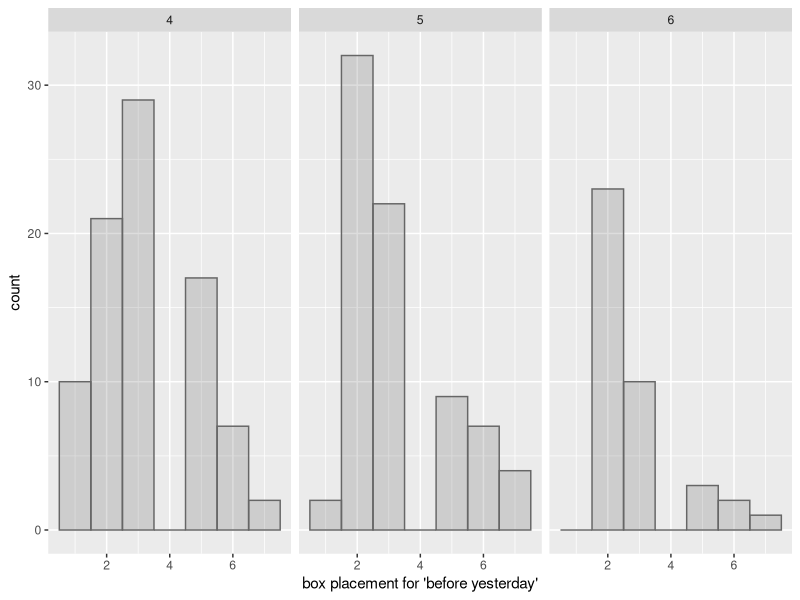
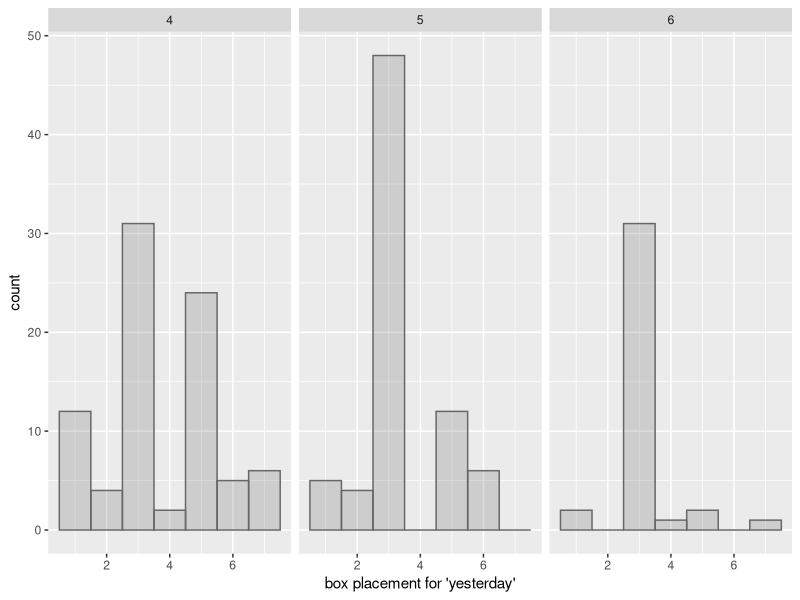
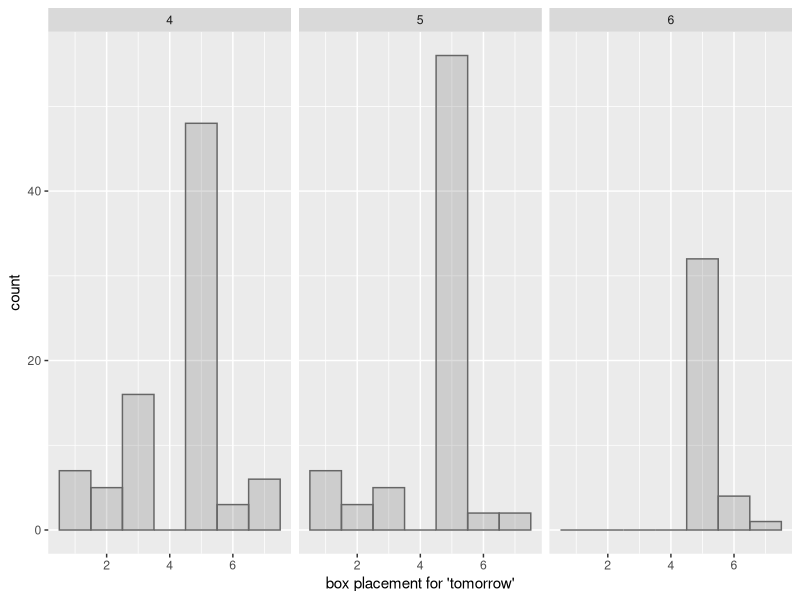
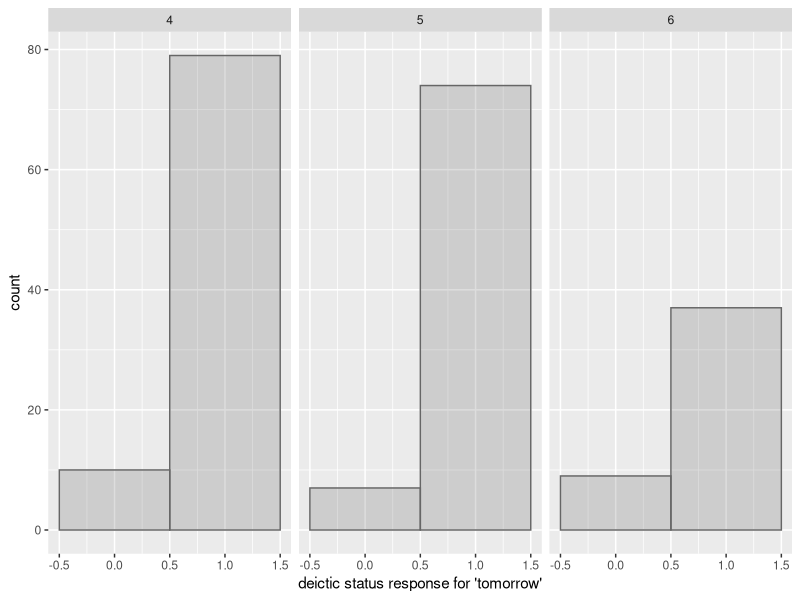
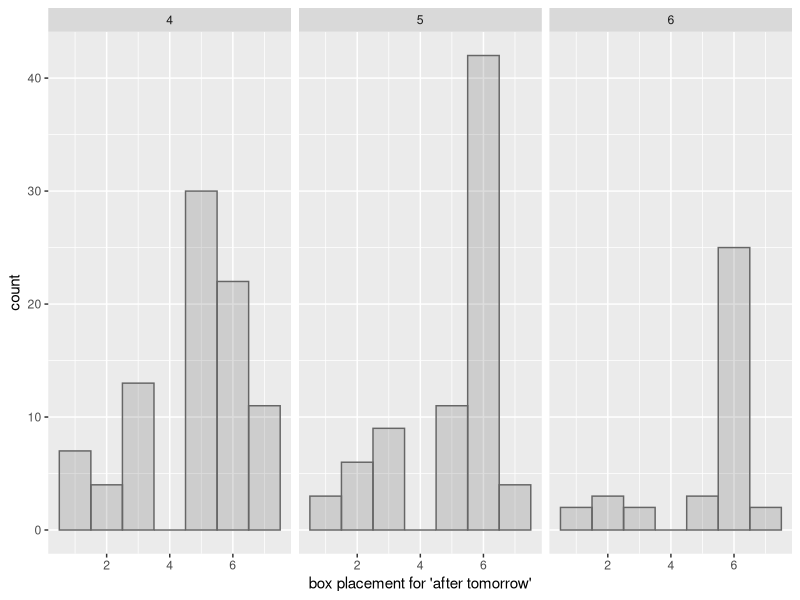

Reproduce these figures in R, in order.
## ---- chunk 1
library(tidyverse)
library(nloptr) #needed in order to call lme4
library(lme4)
library(ggplot2)
library(reshape2)
## ---- chunk 2
#Note that 999 indicates missing data
d.g <- read.csv('german_12112019.csv')
d.g <- d.g %>%      
  select(-dob, -dot, -agedays, -agemonths, -monolingual, -comments, -X, -X.1, -X.2, -X.3, -X.4) %>% #remove unnecessary columns
  rename('response1' = 'response.1') %>%
  mutate(language = 'german')


#replace missing data and empty cells with NA
d.g[d.g == "999"] <- NA 
d.g[d.g == ""] <- NA

#aggregate response1 and response 2 columns
d.g <- d.g %>%
mutate(response = ifelse(is.na(response2) == T, response1, response2))
## ---- chunk 3
#Note that 999 indicates missing data
d.e <- read.csv('data_austin121119.csv')
d.e <- d.e %>%
  #remove unnecessary columns
  select(-ID,-dob, -dot, -agedays, -monolingual, -site, -comments, -covered) %>%
  mutate(language = 'english')

#replace missing data and empty cells with NA
d.e[d.e == "999"] <- NA 
d.e[d.e == ""] <- NA

#aggregate response1 and respnse 2 columns
d.e <- d.e %>%
mutate(response = ifelse(is.na(response2) == T, response1, response2))
## ---- chunk 4
d.all <- rbind(d.g, d.e) %>% 
  mutate(item = as.factor(item),
         item = recode_factor(item, 'morning ' = 'thismorning',
                                      'twodaysago' = 'beforeyesterday', 
                                      'dayokweek' = 'daysofweek',
                                      'last year' = 'lastyear',
                                      'twofromnow' = 'aftertomorrow',
                                      'twoago' = 'beforeyesterday',
                                      'inaday' = 'tomorrow',
                                      'dayago' = 'yesterday',
                                      'onedayfromnow' = 'tomorrow',
                                      'thisevening' = 'tonight'),
        language = as.factor(language),
        itemnum = as.factor(itemnum),
        exclude = replace_na(exclude, 0))

d.all$weekday <- ifelse(d.all$weekday == "1", 7, ifelse(d.all$weekday == "2", 1, ifelse(d.all$weekday == "3", 2, ifelse(d.all$weekday == "4", 3, ifelse(d.all$weekday == "5", 4, ifelse(d.all$weekday == "6", 5, ifelse(d.all$weekday == "7", 6, 999)))))))
        #the weekday function in excel codes everything as 1-7 from Sun-Sat so here I am just re-coding so the              variable levels match our calendar task (e.g., 1-7 from Mon-Sun)

#replace missing data with NA
d.all$weekday[d.all$weekday == "999"] <- NA 
## ---- chunk 5
future.words = c('aftertoday','aftertomorrow','dinner','nextbday','nextweek','nextyear','tomorrow','tonight') 
## ---- chunk 6
d.all <- d.all %>%
  mutate(correctR = case_when(task == "calendar" & itemtype == "deictic" & item == "yesterday" ~ '3',
                              task == "calendar" & itemtype == "deictic" & item == "beforeyesterday" ~ '2',
                              task == "calendar" & itemtype == "deictic" & item == "tomorrow" ~ '5',
                              task == "calendar" & itemtype == "deictic" & item == "aftertomorrow" ~ '6',
                              task == "calendar" & itemtype == "verbal" & item == "aftertoday" ~ '1',
                              task == "calendar" & itemtype == "verbal" & item == "beforetoday" ~ '2',
                              task == "calendar" & itemtype == "verbal" & item == "daysofweek" ~ '1',
                              #assuming a 1 indicates that the child correctly identified all 7 days of the week
                              task == "calendar" & itemtype == "verbal" & item == "today" & weekday == "1" ~ "1",
                              task == "calendar" & itemtype == "verbal" & item == "today" & weekday == "2" ~ "2",
                              task == "calendar" & itemtype == "verbal" & item == "today" & weekday == "3" ~ "3",
                              task == "calendar" & itemtype == "verbal" & item == "today" & weekday == "4" ~ "4",
                              task == "calendar" & itemtype == "verbal" & item == "today" & weekday == "5" ~ "5",
                              task == "calendar" & itemtype == "verbal" & item == "today" & weekday == "6" ~ "6",
                              task == "calendar" & itemtype == "verbal" & item == "today" & weekday == "7" ~ "7",
                              #remember that weekday values range from 1-7 and correspond to days of the week (e.g.,                               Monday = 1, Tuesday = 2, etc.)
                              task == "calendar" & itemtype =="verbal" & item =="yesterday" & weekday == "1" ~ '7',
                              task == "calendar" & itemtype =="verbal" & item =="yesterday" & weekday == "2" ~ '1',
                              task == "calendar" & itemtype =="verbal" & item =="yesterday" & weekday == "3" ~ '2',
                              task == "calendar" & itemtype =="verbal" & item =="yesterday" & weekday == "4" ~ '3',
                              task == "calendar" & itemtype =="verbal" & item =="yesterday" & weekday == "5" ~ '4',
                              task == "calendar" & itemtype =="verbal" & item =="yesterday" & weekday == "6" ~ '5',
                              task == "calendar" & itemtype =="verbal" & item =="yesterday" & weekday == "7" ~ '6',
                              task == "calendar" & itemtype =="verbal" & item =="tomorrow" & weekday == "1" ~ '2',
                              task == "calendar" & itemtype =="verbal" & item =="tomorrow" & weekday == "2" ~ '3',
                              task == "calendar" & itemtype =="verbal" & item =="tomorrow" & weekday == "3" ~ '4',
                              task == "calendar" & itemtype =="verbal" & item =="tomorrow" & weekday == "4" ~ '5',
                              task == "calendar" & itemtype =="verbal" & item =="tomorrow" & weekday == "5" ~ '6',
                              task == "calendar" & itemtype =="verbal" & item =="tomorrow" & weekday == "6" ~ '7',
                              task == "calendar" & itemtype =="verbal" & item =="tomorrow" & weekday == "7" ~ '1',
                              task == "timeline" & linenum == "1" & item == "lastbday" ~ '1',
                              task == "timeline" & linenum == "1" & item == "breakfast" ~ '2',
                              task == "timeline" & linenum == "1" & item == "dinner" ~ '3', 
                              task == "timeline" & linenum == "1" & item == "nextbday" ~ '4',
                              task == "timeline" & linenum == "2" & item == "lastweek" ~ '1',
                              task == "timeline" & linenum == "2" & item == "thismorning" ~ '2',
                              task == "timeline" & linenum == "2" & item == "tonight" ~ '3',
                              task == "timeline" & linenum == "2" & item == "tomorrow" ~ '4',
                              task == "timeline" & linenum == "3" & item == "lastyear" ~ '1',
                              task == "timeline" & linenum == "3" & item == "yesterday" ~ '2',
                              task == "timeline" & linenum == "3" & item == "nextweek" ~ '3',
                              task == "timeline" & linenum == "3" & item == "nextyear" ~ '4',
                              task == "timeline" & linenum == "4" & item == "beforeyesterday" ~ '1',
                              task == "timeline" & linenum == "4" & item == "yesterday" ~ '2',
                              task == "timeline" & linenum == "4" & item == "tomorrow" ~ '3',
                              task == "timeline" & linenum == "4" & item == "aftertomorrow" ~ '4'))
##seems to match correctr variable that already exists in the data file with two exceptions: 'weekdays' is coded as 1 = correctly named all 7 days and 0 = incorrectly named all 7 days; and verbal 'beforetoday' and 'aftertoday' are coded as indicated on the paper coding sheet e.g., 1 or 0.
## ---- chunk 7
d.all <- d.all %>%
  filter(exclude==0) %>%
  mutate(response = as.numeric(response),
         correctR = as.numeric(correctR),
         order = as.factor(order),
         agegroup = as.factor(agegroup),
         linenum = as.factor(linenum),
         #create variable and code whether the item was placed in the correct rank (timeline task) or box (calendar task)
         correct = ifelse(response == correctR, 1, 0),
         #create variable to quantify how far the rank/box placement was from the correct rank/box
         dist.error = correctR - response,
         #create variable ignoring the direction of the error
         dist.error.a = abs(dist.error),
         #create variable and code whether the item was placed in the future (diectic status of response)
         resp.stat = case_when(task=='timeline' & distfrommid > 0 ~ 1,
                                 task=='calendar' & response > 4 ~ 1,
                                 task=='verbal' & item == 'today' & response > correctR ~ 1, 
                               TRUE ~ 0), #"what day will it be yesterday/today/tomorrow etc. e.g., Wednesday would be coded as 3"
         #create variable and code whether the items correct placement is in the future
         item.stat = ifelse(item %in% future.words, 1, 0),
         #create variable and code whether the participant correctly placed the item in the past vs. future
         stat.correct = ifelse(item.stat == resp.stat, 1, 0))
## ---- chunk 8
subs <- d.all %>%
  select(subjid, agegroup, language) %>%
  group_by(agegroup, language) %>%
  distinct
count.cond.subs <- subs %>%
  group_by(agegroup, language) %>%
  summarise(n=n(), .groups = "keep")

#Make sure these counts line up with what Katharine expects/has on record (e.g., only 4 usuable 7YO tested in English?)
## ---- chunk 9
cal.d <- d.all %>%
  filter(task=="calendar" & itemtype=="deictic" & agegroup %in% c('4','5','6') & ageyears<7.0) %>% #filter only calendar items that are marked as deictic (verbal items not involved in the calendar task)
  select(-linelength,-distfrommid) %>%
  mutate(#response = ifelse(is.na(response2) == T, response1, response2), #this is redundant
         #response = as.numeric(response), #this is redundant 
         cor.first = ifelse(response1==correctR, 1, 0), #did they get it right on the first trial
         prox = ifelse(item %in% c('yesterday','tomorrow'),1,0), #yesterday and tomorrow coded as proximal terms
         prox = as.factor(prox))  

cal.sum <- cal.d %>%
  mutate(item = factor(item, levels = c("beforeyesterday", "aftertomorrow","yesterday","tomorrow"))) %>% #for each word, how many kids got them right on the first try
   group_by(language, agegroup, item) %>%
  summarize(first.m = mean(cor.first, na.rm=T),     # % who put item in right box on first try
            sd.correct = sd(cor.first, na.rm=T),
            n = n(),
            se.correct = sd.correct/sqrt(n),
            deictic.m = mean(stat.correct), # % who got correct status (final answer)
            rank.m = mean(correct))  # right box (final answer)
## ---- chunk 10
#First Response ONly for item = beforeyesterday (1)
cal.d1 <- cal.d %>%
  filter (item == "beforeyesterday")
#histogram
ggplot(cal.d1, aes(x=response1)) +
  geom_histogram(position = "identity", colour = "grey40", alpha = 0.2, binwidth = 1) +
  xlab("box placement for 'before yesterday'") +
  facet_grid(.~ agegroup)

#First Response ONly for item = yesterday (2)
cal.d2 <- cal.d %>%
  filter(item =="yesterday")
#histogram
ggplot(cal.d2, aes(x=response1)) +
  geom_histogram(position = "identity", colour = "grey40", alpha = 0.2, binwidth = 1) +
  xlab("box placement for 'yesterday'") +
  facet_grid(.~ agegroup)

#First Response Only for item = tomorrow (3)
cal.d3 <- cal.d %>%
  filter(item =="tomorrow")
#histogram  *Did 5YO place 'tomorrow' in the correct box? YES!
ggplot(cal.d3, aes(x=response1)) +
  geom_histogram(position = "identity", colour = "grey40", alpha = 0.2, binwidth = 1) +
  xlab("box placement for 'tomorrow'") +
  facet_grid(.~ agegroup)
#histogram  *Did 5YO place 'tomorrow' in future? YES!
ggplot(cal.d3, aes(x=resp.stat)) +
  geom_histogram(position = "identity", colour = "grey40", alpha = 0.2, binwidth = 1) +
  xlab("deictic status response for 'tomorrow'") +
  facet_grid(.~ agegroup)

#First Response Only for item = aftertomorrow (4)
cal.d4 <- cal.d %>%
  filter(item =="aftertomorrow")
#histogram
ggplot(cal.d4, aes(x=response1)) +
  geom_histogram(position = "identity", colour = "grey40", alpha = 0.2, binwidth = 1) +
  xlab("box placement for 'after tomorrow'") +
  facet_grid(.~ agegroup)
## ---- chunk 11
cal.lm = glmer(cor.first ~ language*prox+ageyears*prox + (1|subjid), family='binomial', data=cal.d)
summary(cal.lm)
## ---- chunk 12
d.lm = glmer(stat.correct ~ language*prox+ageyears*prox + (1|subjid), family='binomial', data=cal.d)
summary(d.lm)
